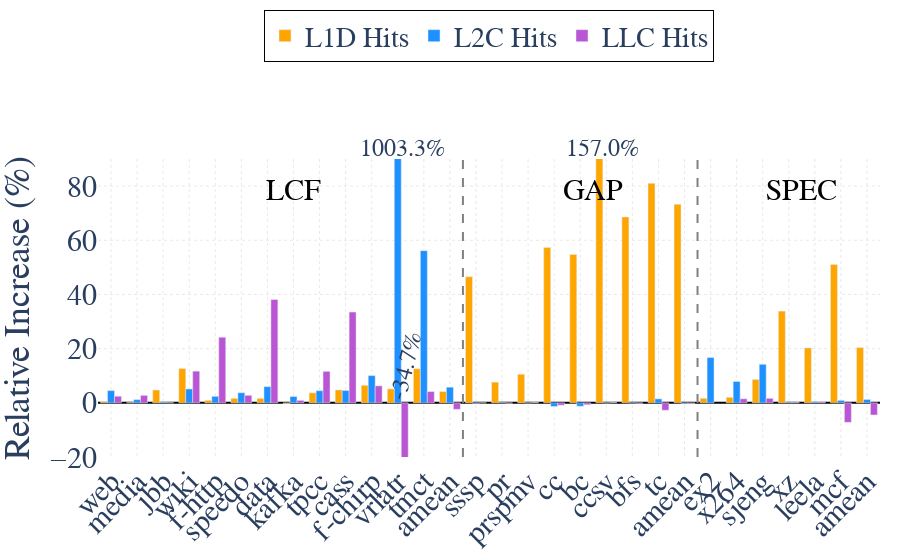

Notebook source saved alongside this figure:
### Markdown cell above
### L1D, L2C, LLC Hits

### Code cell
levels = ["L1D", "L2C", "LLC"]
suites = ["lcf", "gaps", "spec"]
hits_diffs_by_level = {level: [] for level in levels}
all_benchmarks = []
suite_labels = []
suite_boundaries = []

x_position = 0

for suite in suites:
    # Get the benchmarks and drop "gmean" from the indices
    benchmarks = list(
        results[f"{suite}_cp_default_df"].index.drop("gmean", errors="ignore")
    )

    # Sort the benchmarks by MPKI (or any metric you're interested in)
    mpki = results[f"{suite}_cp_default_df"]["MPKI"]
    benchmarks_sorted = sorted(benchmarks, key=lambda x: mpki[x], reverse=False)

    # Explicitly move 'amean' to the end
    if "amean" in benchmarks_sorted:
        benchmarks_sorted.remove("amean")
    benchmarks_sorted.append("amean")

    # Label the benchmarks, adding the suite prefix except for 'amean'
    labeled_benchmarks = [f"{suite.upper()}_{bm}" for bm in benchmarks_sorted]
    all_benchmarks.extend(labeled_benchmarks)

    # For each level, calculate the difference in hits
    for level in levels:
        cp_hits = results[f"{suite}_cp_default_df"][f"{level}_TOTAL_HITS"]
        wp_hits = results[f"{suite}_wp_default_df"][f"{level}_TOTAL_HITS"]
        diff = ((wp_hits - cp_hits) / cp_hits) * 100
        diff = diff.drop("gmean", errors="ignore")  # Drop gmean from the diff
        hits_diffs_by_level[level].extend(diff[benchmarks_sorted])

    suite_labels.append(
        (
            x_position + len(benchmarks_sorted) / 2,
            suite.upper() if suite != "gaps" else "GAP",
        )
    )
    x_position += len(benchmarks_sorted)
    suite_boundaries.append(x_position - 0.5)

# Plotting
fig = go.Figure()

colors = {"L1D": "orange", "L2C": "dodgerblue", "LLC": "mediumorchid"}

# Add the bars for each level
for level in levels:
    fig.add_trace(
        go.Bar(
            x=all_benchmarks,
            y=hits_diffs_by_level[level],
            name=f"{level} Hits",
            marker_color=colors[level],
        )
    )

# Add the suite dividers
for boundary in suite_boundaries[:-1]:
    fig.add_vline(x=boundary, line_width=2, line_dash="dash", line_color="gray")

# Add the suite labels
for xpos, label in suite_labels:
    fig.add_annotation(
        x=xpos,
        y=0.95,
        text=label,
        showarrow=False,
        xref="x",
        yref="paper",
        font=dict(size=30, color="black"),
    )

all_benchmarks = [
    # LCF
    "web",
    "media",
    "jbb",
    "wiki",
    # "xap",
    "f-http",
    "speedo",
    "data",
    "kafka",
    "tpcc",
    "cass",
    "f-chirp",
    "vrlatr",
    "tmct",
    "LCF_amean",
    # GAP
    "sssp",
    "pr",
    "prspmv",
    "cc",
    "bc",
    "ccsv",
    "bfs",
    "tc",
    "GAPS_amean",
    # SPEC
    "ex2",
    "x264",
    "sjeng",
    "xz",
    "leela",
    "mcf",
    "SPEC_amean",
]

# Layout settings for better visibility
fig.update_layout(
    xaxis=dict(
        tickangle=-45,
        tickmode="array",
        tickvals=list(range(len(all_benchmarks))),
        ticktext=[bm.split("_", 1)[-1] for bm in all_benchmarks],
        showgrid=True,
        gridcolor="lightgray",
        gridwidth=0.5,
        zeroline=True,
        zerolinecolor="black",
        zerolinewidth=2,
        griddash="dot",
    ),
    yaxis=dict(
        title="Relative Increase (%)",
        showgrid=True,
        gridcolor="lightgray",
        gridwidth=0.5,
        zeroline=True,
        zerolinecolor="black",
        zerolinewidth=2,
        griddash="dot",
        range=[-20, 90],  # Adjusted range for better visibility
    ),
    barmode="group",
    legend=dict(
        orientation="h",
        x=0.5,
        y=1.5,
        xanchor="center",
        yanchor="top",
        bgcolor="rgba(255,255,255,0.8)",
        bordercolor="black",
        borderwidth=1,
        font=dict(size=28),
    ),
    plot_bgcolor="white",
    margin=dict(l=20, r=20, t=10, b=20),
    font=dict(family="Arial, sans-serif", size=small_size),  # Arial is consistent
)

# Annotations for specific values (optional, based on your needs)
fig.add_annotation(
    x=11 + (0.33 / 2.0),
    y=90,
    text=f"{hits_diffs_by_level['L2C'][11]:.1f}%",
    showarrow=False,
    font=dict(size=24),
    yshift=10,
)

fig.add_annotation(
    x=11 + 0.33,
    y=10,
    text=f"{hits_diffs_by_level['LLC'][11]:.1f}%",
    showarrow=False,
    font=dict(size=24),
    yshift=10,
    textangle=-75,
)

fig.add_annotation(
    x=19 - (0.33 / 2.0),
    y=90,
    text=f"{hits_diffs_by_level['L1D'][19]:.1f}%",
    showarrow=False,
    font=dict(size=24),
    yshift=10,
)

fig.show()

# Save the plot
fig.write_html("html/hits_L1D_L2C_LLC.html", include_plotlyjs="cdn")
fig.write_image(
    "pdf/hits_L1D_L2C_LLC.pdf", format="pdf", width=1100, height=400, scale=2
)

### Figure 1 — Plotly figure (JSON) as saved in the notebook; plotly's stock layout.template omitted (floating-point values rounded to 4 significant figures)
{"data": [{"marker": {"color": "orange"}, "name": "L1D Hits", "type": "bar", "x": ["LCF_web-search", "LCF_media-stream", "LCF_specjbb", "LCF_wikipedia", "LCF_finagle-http", "LCF_speedometer2.0", "LCF_data-serving", "LCF_kafka", "LCF_tpcc", "LCF_cassandra", "LCF_finagle-chirper", "LCF_verilator-bolted", "LCF_tomcat", "LCF_amean", "GAPS_sssp", "GAPS_pr", "GAPS_prspmv", "GAPS_cc", "GAPS_bc", "GAPS_ccsv", "GAPS_bfs", "GAPS_tc", "GAPS_amean", "SPEC_548.exchange2", "SPEC_525.x264", "SPEC_531.deepsjeng", "SPEC_557.xz", "SPEC_541.leela", "SPEC_505.mcf", "SPEC_amean"], "y": [0.4775, 0.05736, 4.732, 12.65, 0.9225, 1.658, 1.632, -0.2589, 3.696, 4.765, 6.459, 5.137, 12.56, 4.152, 46.55, 7.628, 10.56, 57.35, 54.77, 157.0, 68.61, 81.0, 73.26, 1.674, 2.017, 8.629, 33.85, 20.26, 51.06, 20.38]}, {"marker": {"color": "dodgerblue"}, "name": "L2C Hits", "type": "bar", "x": ["LCF_web-search", "LCF_media-stream", "LCF_specjbb", "LCF_wikipedia", "LCF_finagle-http", "LCF_speedometer2.0", "LCF_data-serving", "LCF_kafka", "LCF_tpcc", "LCF_cassandra", "LCF_finagle-chirper", "LCF_verilator-bolted", "LCF_tomcat", "LCF_amean", "GAPS_sssp", "GAPS_pr", "GAPS_prspmv", "GAPS_cc", "GAPS_bc", "GAPS_ccsv", "GAPS_bfs", "GAPS_tc", "GAPS_amean", "SPEC_548.exchange2", "SPEC_525.x264", "SPEC_531.deepsjeng", "SPEC_557.xz", "SPEC_541.leela", "SPEC_505.mcf", "SPEC_amean"], "y": [4.51, 1.181, 0.2437, 5.108, 2.395, 3.718, 5.967, 2.326, 4.477, 4.555, 10.04, 1003.0, 56.16, 5.773, -0.1474, 0.04981, -0.007684, -1.36, -1.272, -0.02333, -0.02282, 1.463, -0.197, 16.71, 7.884, 14.22, 0.2068, 0.3714, 0.8953, 1.241]}, {"marker": {"color": "mediumorchid"}, "name": "LLC Hits", "type": "bar", "x": ["LCF_web-search", "LCF_media-stream", "LCF_specjbb", "LCF_wikipedia", "LCF_finagle-http", "LCF_speedometer2.0", "LCF_data-serving", "LCF_kafka", "LCF_tpcc", "LCF_cassandra", "LCF_finagle-chirper", "LCF_verilator-bolted", "LCF_tomcat", "LCF_amean", "GAPS_sssp", "GAPS_pr", "GAPS_prspmv", "GAPS_cc", "GAPS_bc", "GAPS_ccsv", "GAPS_bfs", "GAPS_tc", "GAPS_amean", "SPEC_548.exchange2", "SPEC_525.x264", "SPEC_531.deepsjeng", "SPEC_557.xz", "SPEC_541.leela", "SPEC_505.mcf", "SPEC_amean"], "y": [2.431, 2.736, 0.05014, 11.69, 24.21, 2.764, 38.12, 0.9064, 11.61, 33.51, 6.255, -34.69, 4.142, -2.399, -0.02497, -0.1468, 0.1557, -0.8788, -0.715, 0.1437, -0.1804, -2.746, -0.3236, null, 1.478, 1.653, 0.2115, 0.3591, -7.211, -4.488]}], "layout": {"annotations": [{"font": {"color": "black", "size": 30}, "showarrow": false, "text": "LCF", "x": 7, "xref": "x", "y": 0.95, "yref": "paper"}, {"font": {"color": "black", "size": 30}, "showarrow": false, "text": "GAP", "x": 18.5, "xref": "x", "y": 0.95, "yref": "paper"}, {"font": {"color": "black", "size": 30}, "showarrow": false, "text": "SPEC", "x": 26.5, "xref": "x", "y": 0.95, "yref": "paper"}, {"font": {"size": 24}, "showarrow": false, "text": "1003.3%", "x": 11.16, "y": 90, "yshift": 10}, {"font": {"size": 24}, "showarrow": false, "text": "-34.7%", "textangle": -75, "x": 11.33, "y": 10, "yshift": 10}, {"font": {"size": 24}, "showarrow": false, "text": "157.0%", "x": 18.84, "y": 90, "yshift": 10}], "barmode": "group", "font": {"family": "Arial, sans-serif", "size": 30}, "legend": {"bgcolor": "rgba(255,255,255,0.8)", "bordercolor": "black", "borderwidth": 1, "font": {"size": 28}, "orientation": "h", "x": 0.5, "xanchor": "center", "y": 1.5, "yanchor": "top"}, "margin": {"b": 20, "l": 20, "r": 20, "t": 10}, "plot_bgcolor": "white", "shapes": [{"line": {"color": "gray", "dash": "dash", "width": 2}, "type": "line", "x0": 13.5, "x1": 13.5, "xref": "x", "y0": 0, "y1": 1, "yref": "y domain"}, {"line": {"color": "gray", "dash": "dash", "width": 2}, "type": "line", "x0": 22.5, "x1": 22.5, "xref": "x", "y0": 0, "y1": 1, "yref": "y domain"}], "xaxis": {"gridcolor": "lightgray", "griddash": "dot", "gridwidth": 0.5, "showgrid": true, "tickangle": -45, "tickmode": "array", "ticktext": ["web", "media", "jbb", "wiki", "f-http", "speedo", "data", "kafka", "tpcc", "cass", "f-chirp", "vrlatr", "tmct", "amean", "sssp", "pr", "prspmv", "cc", "bc", "ccsv", "bfs", "tc", "amean", "ex2", "x264", "sjeng", "xz", "leela", "mcf", "amean"], "tickvals": [0, 1, 2, 3, 4, 5, 6, 7, 8, 9, 10, 11, 12, 13, 14, 15, 16, 17, 18, 19, 20, 21, 22, 23, 24, 25, 26, 27, 28, 29], "zeroline": true, "zerolinecolor": "black", "zerolinewidth": 2}, "yaxis": {"gridcolor": "lightgray", "griddash": "dot", "gridwidth": 0.5, "range": [-20, 90], "showgrid": true, "title": {"text": "Relative Increase (%)"}, "zeroline": true, "zerolinecolor": "black", "zerolinewidth": 2}}}
